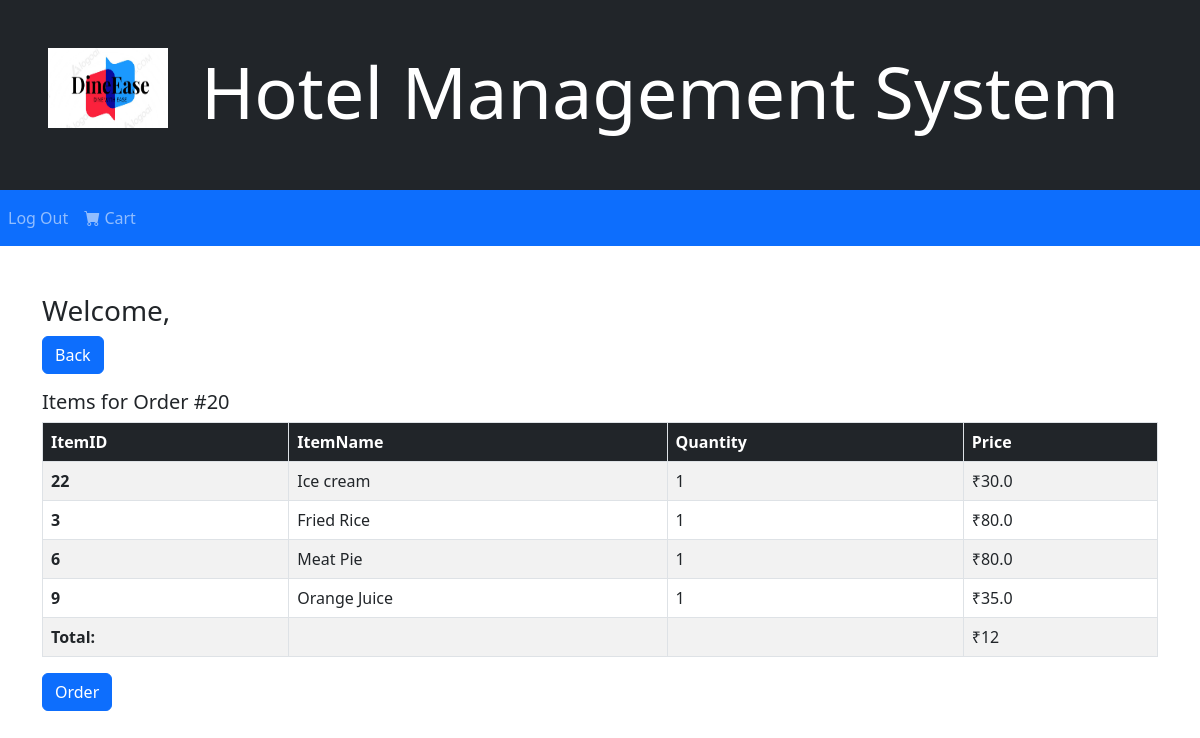
Screenshot of /orders/20 (signed in) with the database file from the repository.
### tables this page shows
CREATE TABLE "OrderItems" (
	"OrderItemID"	INTEGER NOT NULL UNIQUE,
	"OrderID"	INTEGER,
	"ItemID"	INTEGER,
	"ItemQuantity"	INTEGER,
	FOREIGN KEY("ItemID") REFERENCES "Items"("itemID"),
	FOREIGN KEY("OrderID") REFERENCES "Orders"("OrderID"),
	PRIMARY KEY("OrderItemID" AUTOINCREMENT)
);

CREATE TABLE "Items" (
	"itemID"	INTEGER NOT NULL UNIQUE,
	"ItemName"	TEXT UNIQUE,
	"ItemDescription"	TEXT,
	"ItemPrice"	REAL,
	"Category"	TEXT,
	PRIMARY KEY("itemID" AUTOINCREMENT)
);

### prototype.py (the view)
@app.route("/orders/<OrderID>")
def vieworder(OrderID): #OrderID is passed through
    try: #fetches orderitems from the database
        orderitems = fetchQuery(f"SELECT OrderItems.ItemID, Items.ItemName, ItemQuantity, Items.ItemPrice FROM OrderItems INNER JOIN Items on items.ItemID = OrderItems.ItemID WHERE OrderID = {OrderID}")
        print(orderitems)
        orderlists = []
        count = 0
        for item in orderitems: #changes the price to the product of price and quantity, for total price for every item
            orderlist = list(orderitems[count]) #by converting the query result to a list so it can be changed
            orderlist[3] = orderlist[3]*orderlist[2]
            orderlists.append(orderlist)
            count +=1
        orderitems = tuple(orderlists) #converts back into a tuple
        print(orderitems)
        orderprice = fetchQuery(f"SELECT TotalPrice FROM Orders WHERE OrderID = {OrderID}") #fetches orderprice from database
    except:
        orderprice=0
        orderitems=0
        print("exception")
    return render_template("vieworder.html", orderprice=orderprice[0][0], orderitems=orderitems, username = session["login"]["username"], OrderID = OrderID)#renders the page with appropriate variables

### prototype.py (called while the page is built)
def fetchQuery(query):
    sqlite3.connect(db).row_factory = sqlite3.Row #sets up row factory
    cur=sqlite3.connect(db).cursor()
    cur.execute(query)
    result = cur.fetchall() # stores the query results
    return result

### templates/vieworder.html (shortened to what this page needs)
<html>
    <head>
        <link rel="stylesheet" href="../static/css/styles.css"/>
        <link rel="stylesheet" href="https://cdn.jsdelivr.net/npm/bootstrap-icons@1.5.0/font/bootstrap-icons.css">
        <link href="https://cdn.jsdelivr.net/npm/bootstrap@5.2.0/dist/css/bootstrap.min.css" rel="stylesheet">
    </head>
    <body>
        <div class="container-fluid bg-dark text-white text-left p-5 w-100">
            <img src="../static/images/logo.png" class="float-start" style="width:120px;height:80px">
            <h1 class="display-2" style="text-align: center;" >Hotel Management System</h1>
        </div>
        <nav class="navbar navbar-expand-sm bg-primary navbar-dark sticky-top">
            <ul class="navbar-nav nav">
              <li class="nav-item">
                    <a class="nav-link" href="/login">Log Out</a>
              </li>
            </ul>
            <ul class="navbar-nav nav mr-3 float-end">
              <li class="nav-item">
                <a class="nav-link" href="/retail/cart"><i class="bi bi-cart-fill"></i> Cart</a>
              </li>
            </ul>
        </nav>
        <div class="container my-5">
            <p class="h3">Welcome, {{ username }}</p>
            {% if username == "admin" %}
                <a href="/staff" class="btn btn-primary">Back</a>
            {% else %}
                <a href="/retail/options" class="btn btn-primary">Back</a>
            {% endif %}
            <p class="h3 lead w-10 mt-3">Items for Order #{{ OrderID }}</p>
            <table class="table table-striped table-bordered">
                <thead class="bg-dark text-white">
                    <tr>
                        <th scope="col">ItemID</th>
                        <th scope="col">ItemName</th>
                        <th scope="col">Quantity</th>
                        <th scope="col">Price</th>
                    </tr>
                </thead>
                <tbody>
                    {% for row in orderitems %}
                        <tr>
                            <th scope="row">{{ row[0] }}</th>
                            <td>{{ row[1] }}</td>
                            <td>{{ row[2] }}</td>
                            <td>₹{{ row[3] }}</td>
                        </tr>
                    {% endfor %}
                    <tr>
                        <th scope="row">Total:</th>
                        <td></td>
                        <td></td>
                        <td>₹{{ orderprice }}</td>
                    </tr>
                </tbody>
            </table>
            <button onclick="reorder({{ OrderID }})" class="btn btn-primary">Order</button>
        </div>
    </body>
</html>

### rows the page displays
OrderItems: ItemID "22", ItemName "Ice cream", ItemQuantity "1", ItemPrice "30.0"
OrderItems: ItemID "3", ItemName "Fried Rice", ItemQuantity "1", ItemPrice "80.0"
OrderItems: ItemID "6", ItemName "Meat Pie", ItemQuantity "1", ItemPrice "80.0"
OrderItems: ItemID "9", ItemName "Orange Juice", ItemQuantity "1", ItemPrice "35.0"

### other values shown
{{ OrderID }} "20"
{{ orderprice }} "12"
